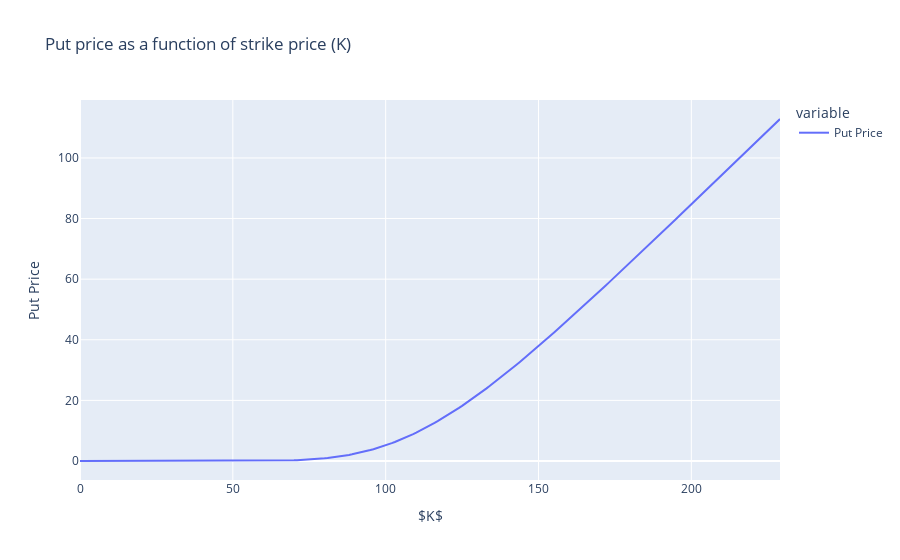

Notebook source saved alongside this figure:
### Code cell
## Plot put price as function of K
put_price_df = pd.DataFrame(put_price_list, columns = ['Put Price'])
fig = px.line(put_price_df, title='Put price as a function of strike price (K)', 
              labels=dict(value="Put Price", index="$K$"))
fig.show()

### Figure 1 — Plotly figure (JSON) as saved in the notebook; plotly's stock layout.template omitted (floating-point values rounded to 4 significant figures; data arrays with more than 128 entries replaced by an {"elided": "..."} marker saying what was removed)
{"data": [{"hovertemplate": "variable=Put Price<br>$K$=%{x}<br>Put Price=%{y}<extra></extra>", "legendgroup": "Put Price", "line": {"color": "#636efa", "dash": "solid"}, "marker": {"symbol": "circle"}, "mode": "lines", "name": "Put Price", "orientation": "v", "showlegend": true, "type": "scatter", "x": {"elided": "230 int values"}, "xaxis": "x", "y": {"elided": "230 float values"}, "yaxis": "y"}], "layout": {"legend": {"title": {"text": "variable"}, "tracegroupgap": 0}, "title": {"text": "Put price as a function of strike price (K)"}, "xaxis": {"anchor": "y", "domain": [0, 1], "title": {"text": "$K$"}}, "yaxis": {"anchor": "x", "domain": [0, 1], "title": {"text": "Put Price"}}}}
